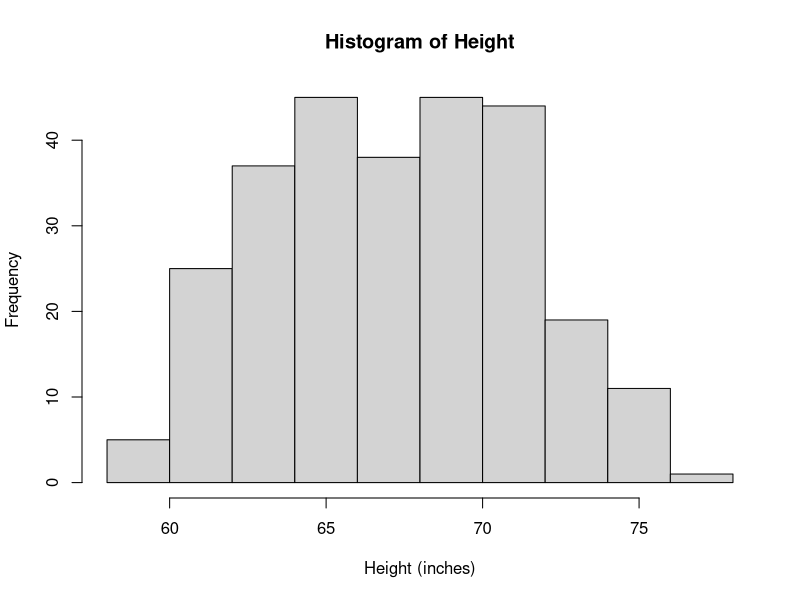
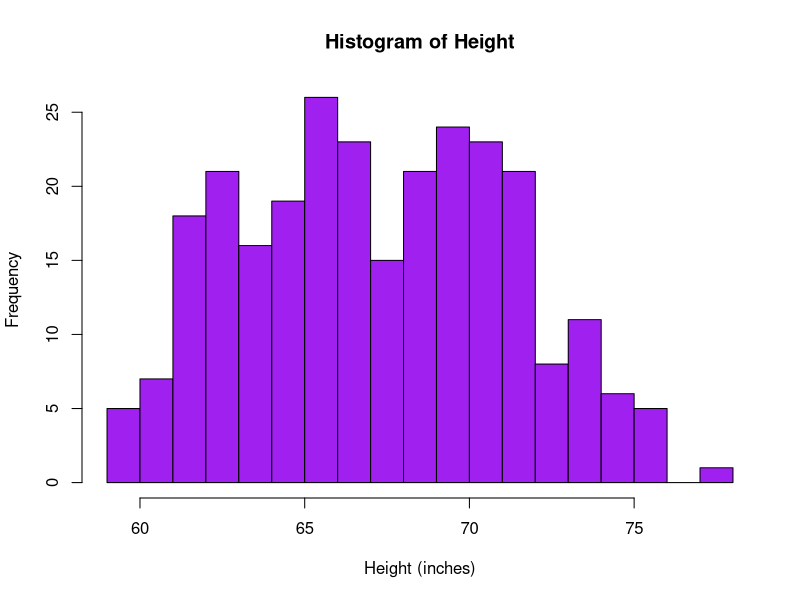
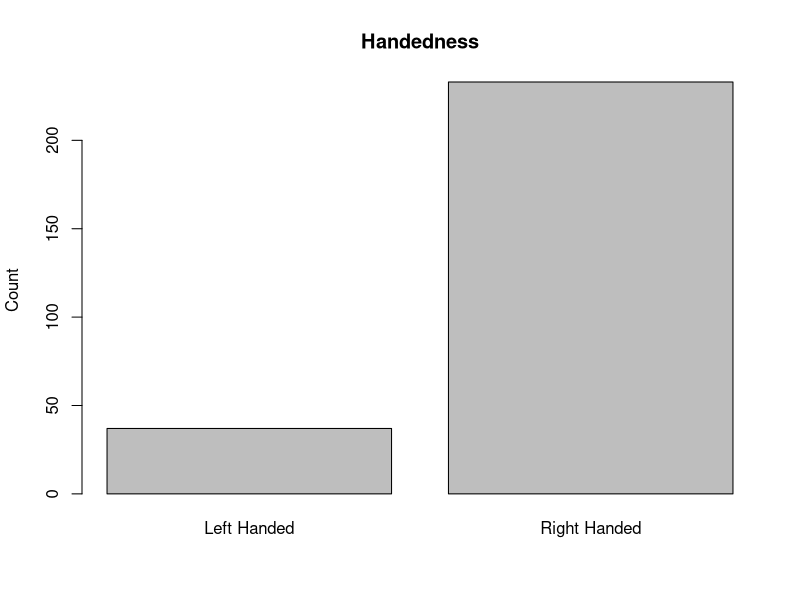
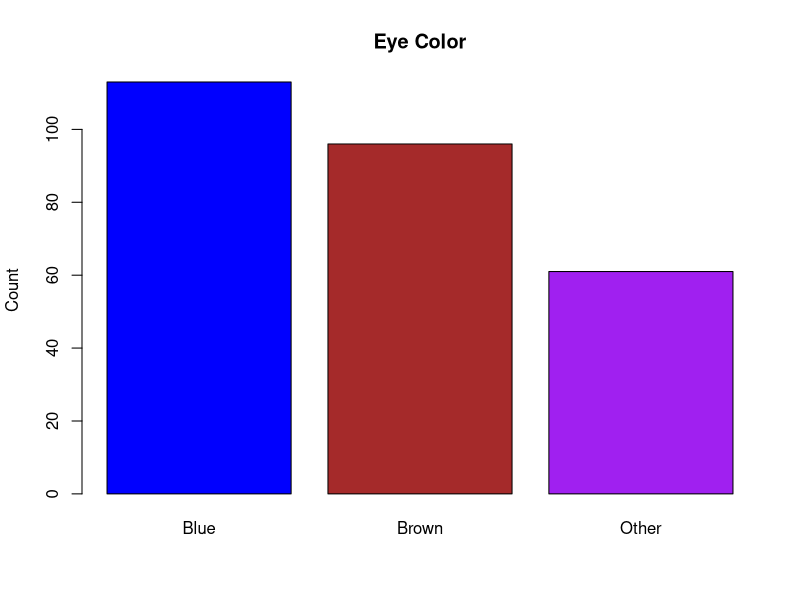
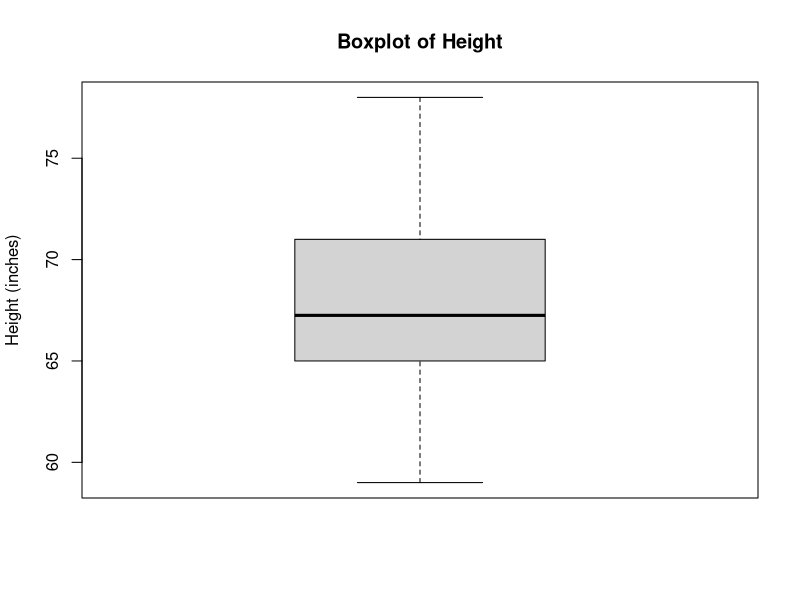

Source code (R) for these figures, in order:
## ---- chunk 1
knitr::opts_chunk$set(echo = TRUE, collapse = TRUE)
## ---- chunk 2
setwd("~/Documents/rclass")
data <- read.csv("heights.csv", header = TRUE)
## ---- chunk 3
hist(data$Height, 
     xlab = "Height (inches)", 
     ylab = "Frequency", 
     main = "Histogram of Height")
## ---- chunk 4
hist(data$Height, xlab = "Height (inches)", 
     ylab = "Frequency", 
     main = "Histogram of Height", 
     breaks = 20, 
     col = "purple")
## ---- chunk 5
barplot(height = c(length(data$Handedness[data$Handedness =="Left"]),
                   length(data$Handedness[data$Handedness =="Right"])), 
        names.arg = c("Left Handed","Right Handed"), 
        ylab = "Count", 
        main = "Handedness")
## ---- chunk 6
barplot(height = c(length(data$Eye.Color[data$Eye.Color == "Blue"]),
                   length(data$Eye.Color[data$Eye.Color == "Brown"]),
                   length(data$Eye.Color[data$Eye.Color == "Other"])), 
        names.arg = c("Blue","Brown","Other"), 
        ylab = "Count", 
        main = "Eye Color",
        col = c("blue","brown","purple"))
## ---- chunk 7
boxplot(x = data$Height, 
        ylab = "Height (inches)", 
        main = "Boxplot of Height")
